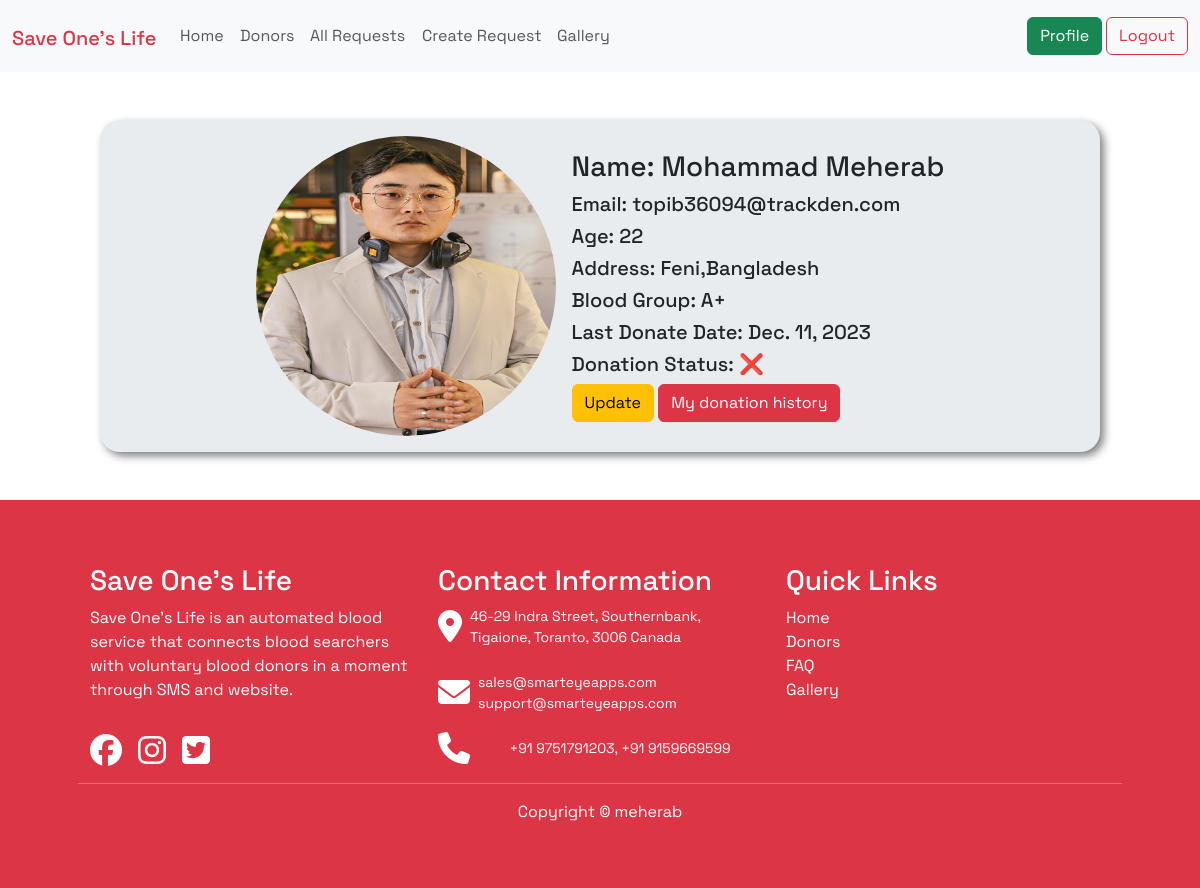
The page /profile/ (signed in) on the database as committed earlier.
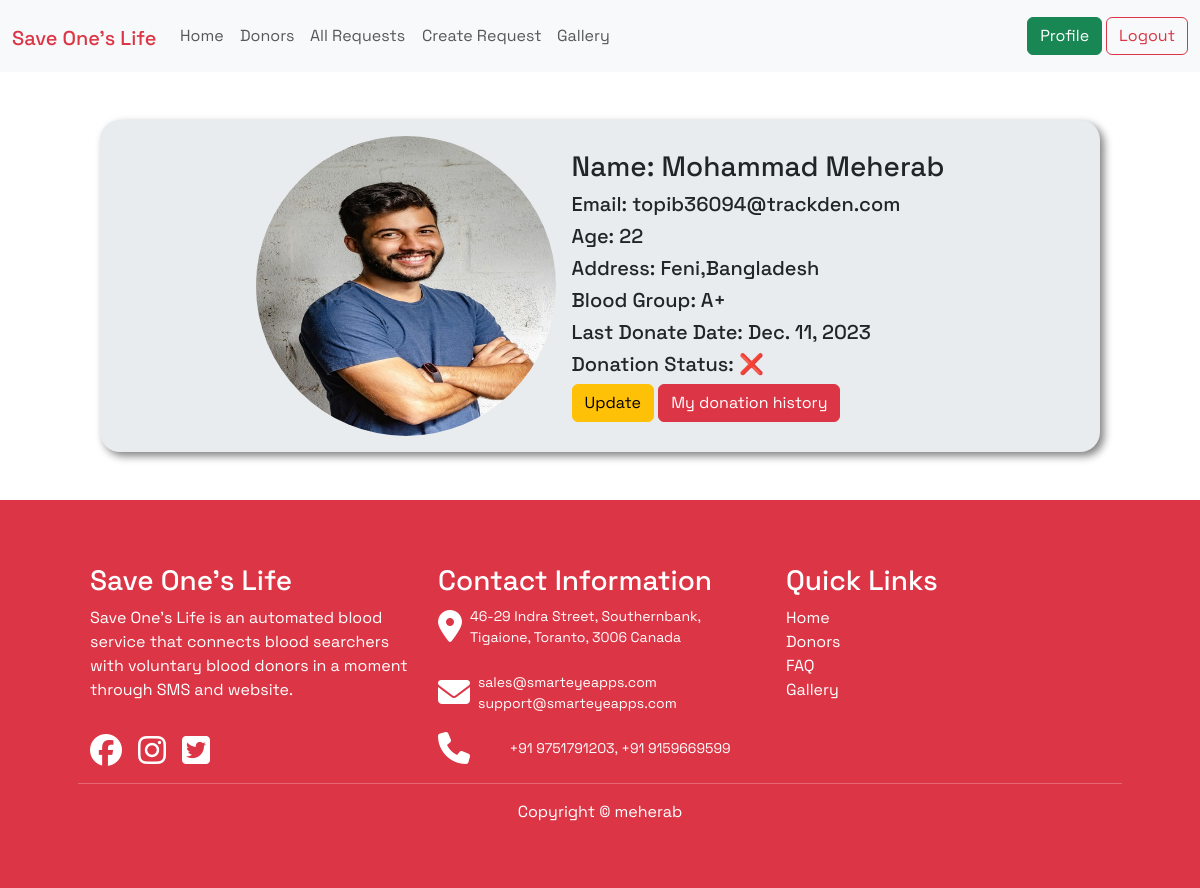
The same page on the database as committed later.
### account/models.py (models this page shows, shortened)
class UserAccount(models.Model):
    user = models.OneToOneField(User, on_delete = models.CASCADE, related_name = 'user_account')
    image = models.ImageField(upload_to= 'account/images/')
    blood_group = models.ForeignKey(UserBloodGroup, on_delete = models.CASCADE, related_name = 'blood_group', blank = True, null = True)
    age = models.CharField(max_length = 2)
    last_donate = models.DateField(blank=True, null=True)
    can_donate = models.BooleanField(default=True)
    city = models.CharField(max_length=25)
    country = models.CharField(max_length=25)

class UserBloodGroup(models.Model):
    name = models.CharField(max_length=25)
    slug = models.SlugField(max_length=25)
    def __str__(self):
        return str(self.name)

### userProfile/views.py (the view)
# urls.py: path('', views.ProfileView.as_view(), name='profile'),
class ProfileView(LoginRequiredMixin,DetailView):
    model = UserAccount
    template_name = 'profile.html'
    def get_object(self, queryset = None):
        return self.request.user
    def get_context_data(self, **kwargs):
        context = super().get_context_data(**kwargs)
        user_account = UserAccount.objects.get(user = self.request.user)
        last_donate_date = user_account.last_donate
        today_date = datetime.now().date()
        if last_donate_date is not None:
            difference = today_date - last_donate_date
            if  difference >= timedelta(days=90):
                user_account.can_donate = True
            else:
                user_account.can_donate = False
        user_account.save()
        context["user_account"] = user_account
        return context

### userProfile/templates/profile.html (shortened to what this page needs)
{% extends "base.html" %}
{% block content %}
<div style="width: 1000px; border-radius: 20px; box-shadow: 4px 4px 8px gray" class='bg-body-secondary m-auto mt-5 p-3 d-flex align-items-center justify-content-center gap-3'>
    <div>
        <img style="border-radius:200px" width="300px" height="300px" src="{{user_account.image.url}}" alt="">
    </div>
    <div>
        <h3>Name: {{user_account.user.first_name}} {{user_account.user.last_name}}</h3>
        <h5>Email: {{user_account.user.email}}</h5>
        <h5>Age: {{user_account.age}}</h5>
        <h5>Address: {{user_account.city}},{{user_account.country}}</h5>
        <h5>Blood Group: {{user_account.blood_group}}</h5>
        <h5>{% if user_account.last_donate%}
            Last Donate Date: {{user_account.last_donate}}
            {% endif%}
        </h5>
        <h5>{% if user_account.can_donate%}
            Donation Status: ✔️
            {%else%}
            Donation Status: ❌
            {% endif%}
        </h5>
        <a class="btn btn-warning" href="{% url 'user_update' %}">Update </a>
        <a class="btn btn-danger" href="{% url 'donation_history'%}">My donation history</a>
    </div>
</div>
{% endblock content %}

Rows that differ between the two databases and show on the page:
changed UserAccount "Feni": image: a different picture
